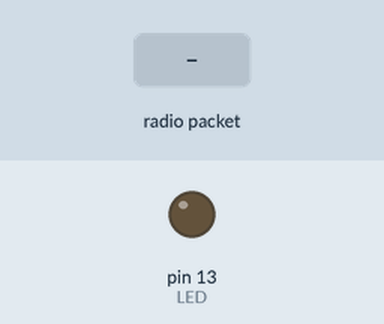
Simulated run of this sketch. Board: Arduino Uno, built with avr-gcc and run on an emulated ATmega328P. On the bench: output pins drawn as LEDs (lit = HIGH). The test bench sets the inputs (shaded band). No radio packets arrive unless stated.

Above: at 2.2 s.
2.3 s: radio packet "1" arrives
At 2.9 s:
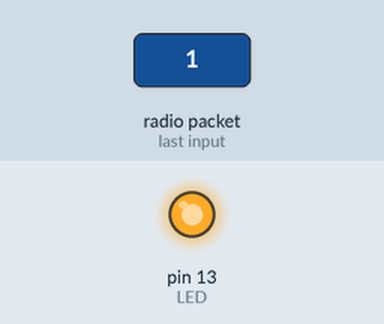
3.8 s: radio packet "0" arrives
At 7.2 s:
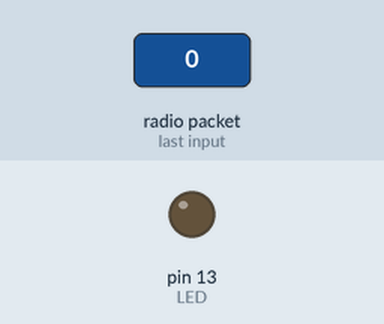
Timing chart, 0 to 8.7 s (numbered marks = the images above; inputs shaded):
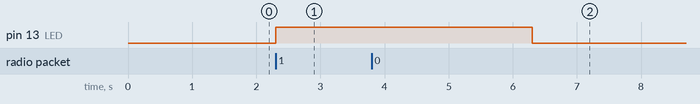

The sketch:

RadioFM433-In.ino
```cpp
#include <VirtualWire.h>

#define LED 13
#define RECEIVER 12
#define TRANSMITER 11
#define TRANSMIT_EN_PIN 3

#define SERIAL_SPEED 2000

void setup() {
  delay(1000);
  // put your setup code here, to run once:
  pinMode(LED, OUTPUT);

  vw_set_tx_pin(TRANSMITER);
  vw_set_rx_pin(RECEIVER);
  vw_set_ptt_pin(TRANSMIT_EN_PIN);

  vw_set_ptt_inverted(true); // Configure the "push to talk" polarity. Required for DR3100 (-> TODO : TEST IF NEEDED)

  vw_setup(SERIAL_SPEED);

  vw_rx_start();
}

void loop() {
  uint8_t buf[VW_MAX_MESSAGE_LEN];
  uint8_t buflen = VW_MAX_MESSAGE_LEN;

  if (vw_get_message(buf, &buflen)) // Non-blocking
  {
    digitalWrite(LED, HIGH);
    delay(1000);
    digitalWrite(LED, LOW);

    if(buf[0] == '1')
    {
      digitalWrite(LED, HIGH);
      delay(2000);
      digitalWrite(LED, LOW);
    }
  }

  delay(1);
}
```

Measured:
- after the input at 2.3 s, pin 13 (LED): LOW → HIGH at once
- after the input at 3.8 s, pin 13 (LED): HIGH → LOW after 2.5 s instead of 1.5 s
